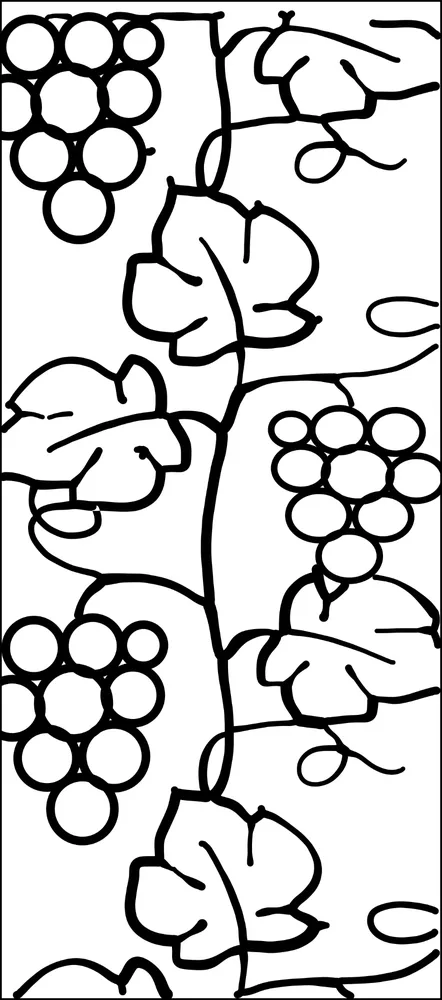
#> input picture research/vine/design.webp, 442 x 1000 px, shrunk from 884 x 2000 before the run
$ python trace-vine.py
#> lines starting #> are read from the running program, lines starting #| are printed output that depends on the picture; after the words box and inside, x2 and y2 are one past the last pixel; in counts of white or black regions, pixels touching at a corner belong together
#!/usr/bin/env python3
"""Trace the grape-and-vine design into js/vine.js.

The owner's son sent the design itself, 26.9.2026: research/vine/design.webp,
884 x 2000, black line work on white inside a 4 px frame, with the words
"this is how the grape and vine design really looks ... the design is really
white and not black like its here." So the drawing does not re-invent it; it
draws THIS, traced.

Committed rather than kept as a scratch harness for the reason
tools/rectify.mjs is: js/vine.js is a pure function of that picture plus the
numbers below, and re-deriving a trace from prose is how a design comes back
slightly different from the one that was approved.

    pip install pillow numpy potracer
    python3 tools/trace-vine.py

What it measures and writes, besides the outline:
  * the FRAME is dropped (4 px each side, found as rows/columns that are
    almost entirely ink), so the design runs off the pane's edges the way a
    film cut to an opening does;
  * the vertical PERIOD — the picture is 1.65 repeats of one film, and the
    best overlap of the mask with itself shifted is at 1207 px down and 6 px
    across (IoU 0.73). Hand-drawn, so not exact, which is why a copy does not
    start at the period but at the SEAM:
  * the SEAM row — where a copy shifted by one period agrees best with the
    original across a narrow band, so the join on a pane taller than the
    picture falls where the two drawings are most alike.
"""
import json, sys
from pathlib import Path
import numpy as np
from PIL import Image
import potrace

ROOT = Path(__file__).resolve().parent.parent
SRC = ROOT / 'research/vine/design.webp'
OUT = ROOT / 'js/vine.js'

g = np.array(Image.open(SRC).convert('L'))
ink = g < 128
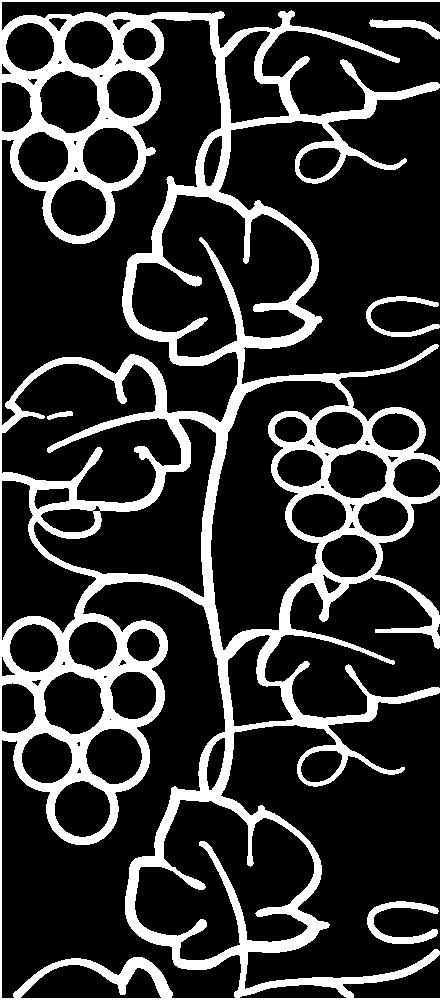
#> ink: shape (1000, 442) bool; 20.8% white; 3 white regions, box (x1, y1, x2, y2) and area: (0, 0, 442, 1000) 90691, (367, 901, 439, 944) 1054, (47, 411, 73, 420) 123
H0, W0 = ink.shape
#> H0 = 1000; W0 = 442

# ── the frame ─────────────────────────────────────────────────────────────
def edge(sums, full):
#> called with sums = array of shape (442,), full = 1000
    lo = 0
    while sums[lo] > full * 0.75: lo += 1
#> this loop made 2 passes
#> lo on passes 1 to 2: 1, 2
#> after the loop, lo = 2
    hi = len(sums)
#> hi = 442
    while sums[hi - 1] > full * 0.75: hi -= 1
#> this loop made 2 passes
#> hi on passes 1 to 2: 441, 440
#> after the loop, hi = 440
    return lo, hi
x0, x1 = edge(ink.sum(0), H0)
#> x0 = 2; x1 = 440
y0, y1 = edge(ink.sum(1), W0)
#> the loop in edge (call 2), `while sums[lo] > full * 0.75: lo += 1` made 2 passes
#> the loop in edge (call 2), `while sums[hi - 1] > full * 0.75: hi -= 1` made 2 passes
#> hi on passes 1 to 2: 999, 998
#> y0 = 2; y1 = 998
m = ink[y0:y1, x0:x1]
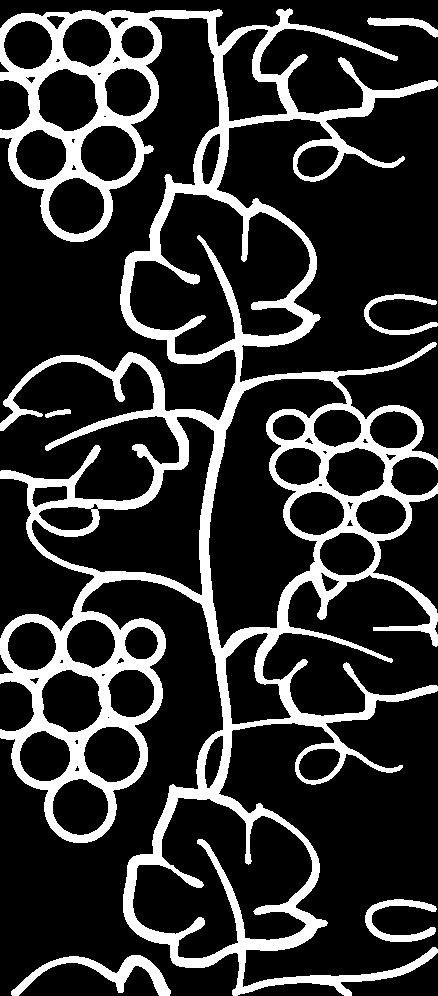
#> m: shape (996, 438) bool; 19.7% white; 6 white regions, box (x1, y1, x2, y2) and area: (0, 8, 438, 996) 81758, (11, 955, 171, 996) 1836, (365, 899, 437, 942) 1054, (364, 294, 438, 335) 792, (367, 17, 438, 38) 553, (45, 409, 71, 418) 123
H, W = m.shape
#> H = 996; W = 438

# ── the period ────────────────────────────────────────────────────────────
f = m.astype(np.float32)
def iou(a, b):
    return float((a * b).sum() / max(1, ((a + b) > 0).sum()))
def shifted(p, dx):
#> called with p = 448, dx = -20
    a, c = f[:H - p], f[p:]
#> c: shape (548, 438) float32; values 0 (black) and 1 (white), 19.6% white; 4 white regions (1 under 20 px), largest, box (x1, y1, x2, y2) and area: (0, 0, 438, 548) 44199, (11, 507, 171, 548) 1836, (365, 451, 437, 494) 1054
    if dx > 0: a, c = a[:, dx:], c[:, :-dx]
    elif dx < 0: a, c = a[:, :dx], c[:, -dx:]
#> a: shape (548, 418) float32; values 0 (black) and 1 (white), 20.8% white; 4 white regions, box (x1, y1, x2, y2) and area: (0, 8, 418, 548) 46465, (364, 294, 418, 335) 592, (367, 17, 418, 27) 380, (45, 409, 71, 418) 123
#> c: shape (548, 418) float32; values 0 (black) and 1 (white), 20% white; 4 white regions (1 under 20 px), largest, box (x1, y1, x2, y2) and area: (0, 0, 418, 548) 42876, (0, 507, 151, 548) 1763, (345, 451, 417, 494) 1054
    return a, c
best = max(((iou(*shifted(p, dx)), p, dx)
            for p in range(int(H * 0.45), int(H * 0.75))
            for dx in range(-20, 21, 2)))
#> in shifted (call 2), `elif dx < 0: a, c = a[:, :dx], c[:, -dx:]`: a: shape (548, 420) float32; values 0 (black) and 1 (white), 20.7% white; 4 white regions, box (x1, y1, x2, y2) and area: (0, 8, 420, 548) 46577, (364, 294, 420, 335) 613, (367, 17, 420, 27) 395, (45, 409, 71, 418) 123
#> in shifted (call 2), `elif dx < 0: a, c = a[:, :dx], c[:, -dx:]`: c: shape (548, 420) float32; values 0 (black) and 1 (white), 19.9% white; 4 white regions (1 under 20 px), largest, box (x1, y1, x2, y2) and area: (0, 0, 420, 548) 43041, (0, 507, 153, 548) 1785, (347, 451, 419, 494) 1054
#> in shifted (call 3), `elif dx < 0: a, c = a[:, :dx], c[:, -dx:]`: a: shape (548, 422) float32; values 0 (black) and 1 (white), 20.7% white; 4 white regions, box (x1, y1, x2, y2) and area: (0, 8, 422, 548) 46676, (364, 294, 422, 335) 635, (367, 17, 422, 28) 411, (45, 409, 71, 418) 123
#> in shifted (call 3), `elif dx < 0: a, c = a[:, :dx], c[:, -dx:]`: c: shape (548, 422) float32; values 0 (black) and 1 (white), 19.9% white; 4 white regions (1 under 20 px), largest, box (x1, y1, x2, y2) and area: (0, 0, 422, 548) 43203, (0, 507, 155, 548) 1804, (349, 451, 421, 494) 1054
#> in shifted (call 4), `elif dx < 0: a, c = a[:, :dx], c[:, -dx:]`: a: shape (548, 424) float32; values 0 (black) and 1 (white), 20.6% white; 4 white regions, box (x1, y1, x2, y2) and area: (0, 8, 424, 548) 46756, (364, 294, 424, 335) 656, (367, 17, 424, 29) 427, (45, 409, 71, 418) 123
#> in shifted (call 4), `elif dx < 0: a, c = a[:, :dx], c[:, -dx:]`: c: shape (548, 424) float32; values 0 (black) and 1 (white), 19.9% white; 4 white regions (1 under 20 px), largest, box (x1, y1, x2, y2) and area: (0, 0, 424, 548) 43357, (0, 507, 157, 548) 1819, (351, 451, 423, 494) 1054
#> in shifted (call 5), `elif dx < 0: a, c = a[:, :dx], c[:, -dx:]`: a: shape (548, 426) float32; values 0 (black) and 1 (white), 20.6% white; 4 white regions, box (x1, y1, x2, y2) and area: (0, 8, 426, 548) 46817, (364, 294, 426, 335) 677, (367, 17, 426, 30) 444, (45, 409, 71, 418) 123
#> in shifted (call 5), `elif dx < 0: a, c = a[:, :dx], c[:, -dx:]`: c: shape (548, 426) float32; values 0 (black) and 1 (white), 19.9% white; 4 white regions (1 under 20 px), largest, box (x1, y1, x2, y2) and area: (0, 0, 426, 548) 43497, (0, 507, 159, 548) 1832, (353, 451, 425, 494) 1054
#> in shifted (call 6), `elif dx < 0: a, c = a[:, :dx], c[:, -dx:]`: a: shape (548, 428) float32; values 0 (black) and 1 (white), 20.5% white; 4 white regions, box (x1, y1, x2, y2) and area: (0, 8, 428, 548) 46876, (364, 294, 428, 335) 698, (367, 17, 428, 32) 462, (45, 409, 71, 418) 123
#> in shifted (call 6), `elif dx < 0: a, c = a[:, :dx], c[:, -dx:]`: c: shape (548, 428) float32; values 0 (black) and 1 (white), 19.8% white; 4 white regions (1 under 20 px), largest, box (x1, y1, x2, y2) and area: (0, 0, 428, 548) 43608, (1, 507, 161, 548) 1836, (355, 451, 427, 494) 1054
#> in shifted (call 7), `elif dx < 0: a, c = a[:, :dx], c[:, -dx:]`: a: shape (548, 430) float32; values 0 (black) and 1 (white), 20.5% white; 4 white regions, box (x1, y1, x2, y2) and area: (0, 8, 430, 548) 46939, (364, 294, 430, 335) 719, (367, 17, 430, 34) 482, (45, 409, 71, 418) 123
#> in shifted (call 7), `elif dx < 0: a, c = a[:, :dx], c[:, -dx:]`: c: shape (548, 430) float32; values 0 (black) and 1 (white), 19.8% white; 4 white regions (1 under 20 px), largest, box (x1, y1, x2, y2) and area: (0, 0, 430, 548) 43729, (3, 507, 163, 548) 1836, (357, 451, 429, 494) 1054
#> in shifted (call 8), `elif dx < 0: a, c = a[:, :dx], c[:, -dx:]`: a: shape (548, 432) float32; values 0 (black) and 1 (white), 20.4% white; 4 white regions, box (x1, y1, x2, y2) and area: (0, 8, 432, 548) 47001, (364, 294, 432, 335) 741, (367, 17, 432, 35) 501, (45, 409, 71, 418) 123
#> in shifted (call 8), `elif dx < 0: a, c = a[:, :dx], c[:, -dx:]`: c: shape (548, 432) float32; values 0 (black) and 1 (white), 19.8% white; 4 white regions (1 under 20 px), largest, box (x1, y1, x2, y2) and area: (0, 0, 432, 548) 43866, (5, 507, 165, 548) 1836, (359, 451, 431, 494) 1054
#> in shifted (call 9), `elif dx < 0: a, c = a[:, :dx], c[:, -dx:]`: a: shape (548, 434) float32; values 0 (black) and 1 (white), 20.4% white; 4 white regions, box (x1, y1, x2, y2) and area: (0, 8, 434, 548) 47064, (364, 294, 434, 335) 761, (367, 17, 434, 37) 520, (45, 409, 71, 418) 123
#> in shifted (call 9), `elif dx < 0: a, c = a[:, :dx], c[:, -dx:]`: c: shape (548, 434) float32; values 0 (black) and 1 (white), 19.7% white; 4 white regions (1 under 20 px), largest, box (x1, y1, x2, y2) and area: (0, 0, 434, 548) 43992, (7, 507, 167, 548) 1836, (361, 451, 433, 494) 1054
#> in shifted (call 10), `elif dx < 0: a, c = a[:, :dx], c[:, -dx:]`: a: shape (548, 436) float32; values 0 (black) and 1 (white), 20.3% white; 4 white regions, box (x1, y1, x2, y2) and area: (0, 8, 436, 548) 47126, (364, 294, 436, 335) 781, (367, 17, 436, 38) 538, (45, 409, 71, 418) 123
#> in shifted (call 10), `elif dx < 0: a, c = a[:, :dx], c[:, -dx:]`: c: shape (548, 436) float32; values 0 (black) and 1 (white), 19.7% white; 4 white regions (1 under 20 px), largest, box (x1, y1, x2, y2) and area: (0, 0, 436, 548) 44104, (9, 507, 169, 548) 1836, (363, 451, 435, 494) 1054
#> in shifted (call 12), `if dx > 0: a, c = a[:, dx:], c[:, :-dx]`: a: shape (548, 436) float32; values 0 (black) and 1 (white), 20.3% white; 4 white regions, box (x1, y1, x2, y2) and area: (0, 8, 436, 548) 47038, (362, 294, 436, 335) 792, (365, 17, 436, 38) 553, (43, 409, 69, 418) 123
#> in shifted (call 12), `if dx > 0: a, c = a[:, dx:], c[:, :-dx]`: c: shape (548, 436) float32; values 0 (black) and 1 (white), 19.7% white; 4 white regions (1 under 20 px), largest, box (x1, y1, x2, y2) and area: (0, 0, 436, 548) 44084, (11, 507, 171, 548) 1836, (365, 451, 436, 494) 1052
#> in shifted (call 13), `if dx > 0: a, c = a[:, dx:], c[:, :-dx]`: a: shape (548, 434) float32; values 0 (black) and 1 (white), 20.3% white; 4 white regions, box (x1, y1, x2, y2) and area: (0, 8, 434, 548) 46879, (360, 294, 434, 335) 792, (363, 17, 434, 38) 553, (41, 409, 67, 418) 123
#> in shifted (call 13), `if dx > 0: a, c = a[:, dx:], c[:, :-dx]`: c: shape (548, 434) float32; values 0 (black) and 1 (white), 19.7% white; 4 white regions (1 under 20 px), largest, box (x1, y1, x2, y2) and area: (0, 0, 434, 548) 43939, (11, 507, 171, 548) 1836, (365, 451, 434, 494) 1029
#> in shifted (call 14), `if dx > 0: a, c = a[:, dx:], c[:, :-dx]`: a: shape (548, 432) float32; values 0 (black) and 1 (white), 20.4% white; 4 white regions, box (x1, y1, x2, y2) and area: (0, 8, 432, 548) 46724, (358, 294, 432, 335) 792, (361, 17, 432, 38) 553, (39, 409, 65, 418) 123
#> in shifted (call 14), `if dx > 0: a, c = a[:, dx:], c[:, :-dx]`: c: shape (548, 432) float32; values 0 (black) and 1 (white), 19.7% white; 4 white regions (1 under 20 px), largest, box (x1, y1, x2, y2) and area: (0, 0, 432, 548) 43787, (11, 507, 171, 548) 1836, (365, 451, 432, 494) 999
#> in shifted (call 15), `if dx > 0: a, c = a[:, dx:], c[:, :-dx]`: a: shape (548, 430) float32; values 0 (black) and 1 (white), 20.4% white; 4 white regions, box (x1, y1, x2, y2) and area: (0, 8, 430, 548) 46581, (356, 294, 430, 335) 792, (359, 17, 430, 38) 553, (37, 409, 63, 418) 123
#> in shifted (call 15), `if dx > 0: a, c = a[:, dx:], c[:, :-dx]`: c: shape (548, 430) float32; values 0 (black) and 1 (white), 19.7% white; 5 white regions (1 under 20 px), largest, box (x1, y1, x2, y2) and area: (0, 0, 430, 548) 43340, (11, 507, 171, 548) 1836, (365, 451, 430, 494) 966, (373, 175, 430, 186) 305
#> in shifted (call 16), `if dx > 0: a, c = a[:, dx:], c[:, :-dx]`: a: shape (548, 428) float32; values 0 (black) and 1 (white), 20.4% white; 4 white regions, box (x1, y1, x2, y2) and area: (0, 8, 428, 548) 46399, (354, 294, 428, 335) 792, (357, 17, 428, 38) 553, (35, 409, 61, 418) 123
#> in shifted (call 16), `if dx > 0: a, c = a[:, dx:], c[:, :-dx]`: c: shape (548, 428) float32; values 0 (black) and 1 (white), 19.7% white; 5 white regions (1 under 20 px), largest, box (x1, y1, x2, y2) and area: (0, 0, 428, 548) 43241, (11, 507, 171, 548) 1836, (365, 451, 428, 494) 935, (373, 176, 428, 185) 285
#> in shifted (call 17), `if dx > 0: a, c = a[:, dx:], c[:, :-dx]`: a: shape (548, 426) float32; values 0 (black) and 1 (white), 20.4% white; 4 white regions, box (x1, y1, x2, y2) and area: (0, 8, 426, 548) 46192, (352, 294, 426, 335) 792, (355, 17, 426, 38) 553, (33, 409, 59, 418) 123
#> in shifted (call 17), `if dx > 0: a, c = a[:, dx:], c[:, :-dx]`: c: shape (548, 426) float32; values 0 (black) and 1 (white), 19.8% white; 5 white regions (1 under 20 px), largest, box (x1, y1, x2, y2) and area: (0, 0, 426, 548) 43146, (11, 507, 171, 548) 1836, (365, 451, 426, 494) 905, (373, 176, 426, 185) 267
#> in shifted (call 18), `if dx > 0: a, c = a[:, dx:], c[:, :-dx]`: a: shape (548, 424) float32; values 0 (black) and 1 (white), 20.4% white; 5 white regions, box (x1, y1, x2, y2) and area: (0, 8, 424, 548) 45778, (350, 294, 424, 335) 792, (353, 17, 424, 38) 553, (0, 402, 29, 421) 193, (31, 409, 57, 418) 123
#> in shifted (call 18), `if dx > 0: a, c = a[:, dx:], c[:, :-dx]`: c: shape (548, 424) float32; values 0 (black) and 1 (white), 19.8% white; 5 white regions (1 under 20 px), largest, box (x1, y1, x2, y2) and area: (0, 0, 424, 548) 43054, (11, 507, 171, 548) 1836, (365, 451, 424, 494) 875, (373, 176, 424, 184) 250
#> in shifted (call 19), `if dx > 0: a, c = a[:, dx:], c[:, :-dx]`: a: shape (548, 422) float32; values 0 (black) and 1 (white), 20.4% white; 5 white regions, box (x1, y1, x2, y2) and area: (0, 8, 422, 548) 45592, (348, 294, 422, 335) 792, (351, 17, 422, 38) 553, (0, 404, 27, 419) 157, (29, 409, 55, 418) 123
#> in shifted (call 19), `if dx > 0: a, c = a[:, dx:], c[:, :-dx]`: c: shape (548, 422) float32; values 0 (black) and 1 (white), 19.8% white; 5 white regions (1 under 20 px), largest, box (x1, y1, x2, y2) and area: (0, 0, 422, 548) 42964, (11, 507, 171, 548) 1836, (365, 451, 422, 494) 846, (373, 177, 422, 184) 234
#> in shifted (call 20), `if dx > 0: a, c = a[:, dx:], c[:, :-dx]`:
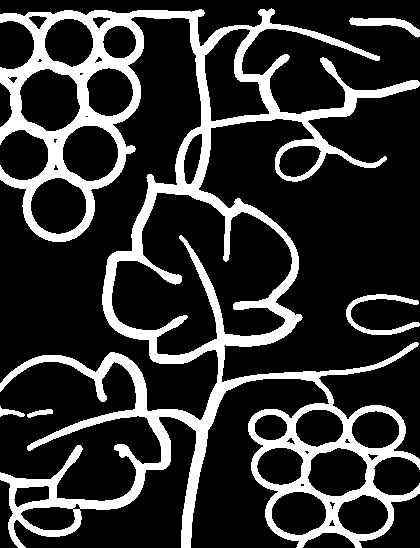
#> a: shape (548, 420) float32; values 0 (black) and 1 (white), 20.4% white; 5 white regions, box (x1, y1, x2, y2) and area: (0, 8, 420, 548) 45426, (346, 294, 420, 335) 792, (349, 17, 420, 38) 553, (0, 406, 25, 417) 129, (27, 409, 53, 418) 123
#> in shifted (call 20), `if dx > 0: a, c = a[:, dx:], c[:, :-dx]`:
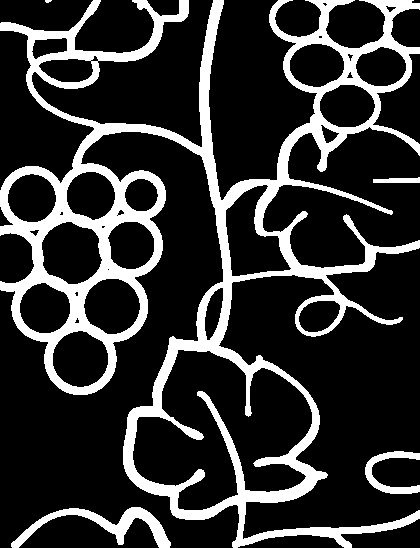
#> c: shape (548, 420) float32; values 0 (black) and 1 (white), 19.9% white; 5 white regions (1 under 20 px), largest, box (x1, y1, x2, y2) and area: (0, 0, 420, 548) 42879, (11, 507, 171, 548) 1836, (365, 451, 420, 494) 817, (373, 177, 420, 183) 221
#> in shifted (call 21), `if dx > 0: a, c = a[:, dx:], c[:, :-dx]`:
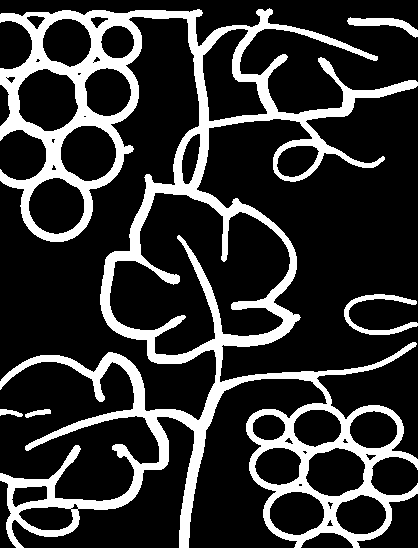
#> a: shape (548, 418) float32; values 0 (black) and 1 (white), 20.5% white; 5 white regions, box (x1, y1, x2, y2) and area: (0, 8, 418, 548) 45277, (344, 294, 418, 335) 792, (347, 17, 418, 38) 553, (25, 409, 51, 418) 123, (0, 409, 23, 417) 110
#> in shifted (call 21), `if dx > 0: a, c = a[:, dx:], c[:, :-dx]`:
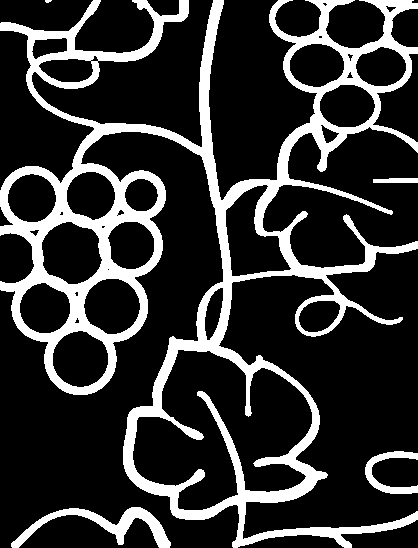
#> c: shape (548, 418) float32; values 0 (black) and 1 (white), 19.9% white; 5 white regions (1 under 20 px), largest, box (x1, y1, x2, y2) and area: (0, 0, 418, 548) 42793, (11, 507, 171, 548) 1836, (365, 451, 418, 494) 789, (373, 178, 418, 183) 209
#> in shifted (call 22), `a, c = f[:H - p], f[p:]`:
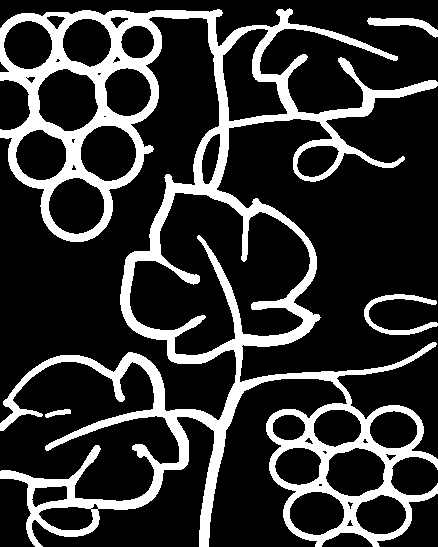
#> a: shape (547, 438) float32; values 0 (black) and 1 (white), 20.3% white; 4 white regions, box (x1, y1, x2, y2) and area: (0, 8, 438, 547) 47147, (364, 294, 438, 335) 792, (367, 17, 438, 38) 553, (45, 409, 71, 418) 123
#> best = (0.71, 604, -2)
score, P, DX = best
#> score = 0.71; P = 604; DX = -2

# ── the seam ──────────────────────────────────────────────────────────────
BAND = 24
seam = max(((iou(f[s - BAND:s + BAND], np.roll(f[s - P - BAND:s - P + BAND], DX, axis=1)), s)
            for s in range(P + BAND, H - BAND)))[1]
#> seam = 959

# ── the outline ───────────────────────────────────────────────────────────
# ⚠ potracer fills the FALSE pixels (PIL's '1' convention, 0 = black), so it
# is handed the complement. Handed the ink itself it traces the PAPER, and the
# pane comes out white with the design showing through as clear lines.
#> (the run stopped early here; a loop or call above may not have finished)
